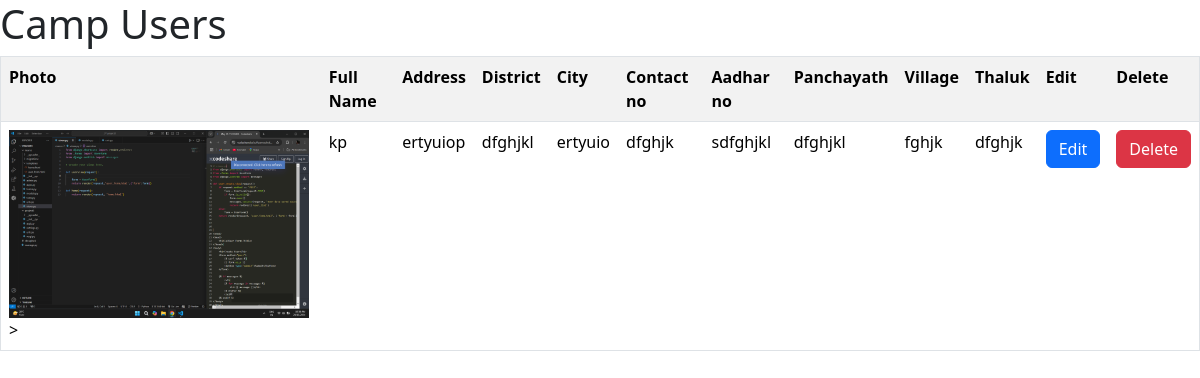
Before: /campusersview with the older database file.
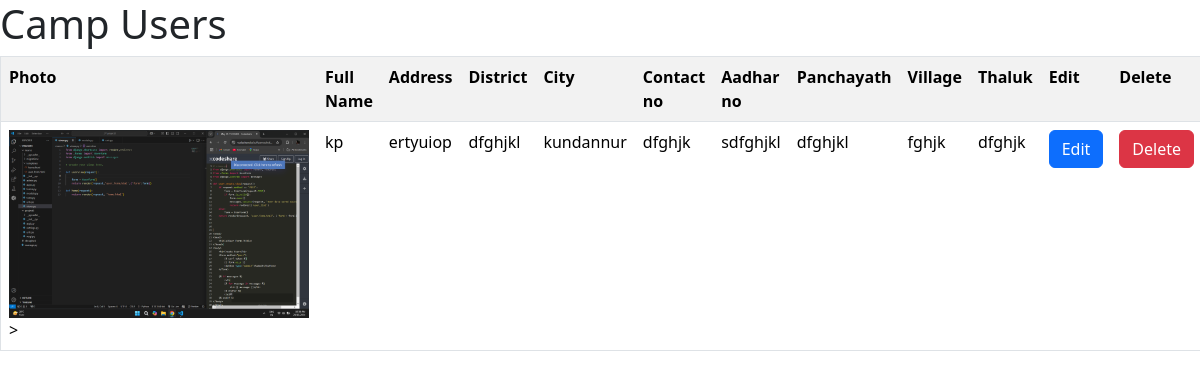
After: the same page with the newer database file.
### app/models.py (models this page shows)
class CampUser(models.Model):
    photo=models.ImageField(upload_to='camp')          # Here camp is the folder name where the images added will be stored
    full_name=models.CharField(max_length=100)
    address=models.CharField(max_length=100)
    district=models.CharField(max_length=100)
    city=models.CharField(max_length=100)
    contact_no=models.CharField(max_length=100)
    aadhar_no=models.CharField(max_length=100)
    panchayath=models.CharField(max_length=100)
    village=models.CharField(max_length=100)
    thaluk=models.CharField(max_length=100)
    current_date=models.DateField(auto_now_add=True)
    camp_id=models.ForeignKey(Login,on_delete=models.CASCADE,null=True,blank=True)

### app/views.py (the view)
# urls.py: path('campusersview',views.CampUsersView,name="CampUsersView"),                 # path of viewing camp user
def CampUsersView(request):
    users=CampUser.objects.all()
    return render(request,'camp_users_table.html',{'users':users})

### app/templates/camp_users_table.html (shortened to what this page needs)
{% load static %}
<!DOCTYPE html>
<html lang="en">
  <head>
    <link
      href="https://cdn.jsdelivr.net/npm/bootstrap@5.3.3/dist/css/bootstrap.min.css"
      rel="stylesheet"
    />
  </head>
  <body>
    <h1>Camp Users</h1>
    <table class="table table-striped" border="1">
      <tr>
        <th>Photo</th>
        <th>Full Name</th>
        <th>Address</th>
        <th>District</th>
        <th>City</th>
        <th>Contact no</th>
        <th>Aadhar no</th>
        <th>Panchayath</th>
        <th>Village</th>
        <th>Thaluk</th>
        <th>Edit</th>
        <th>Delete</th>
      </tr>
      {% for user in users %}
      <tr>
        <td>
          <img src="{{user.photo.url}}" style="width: 300px; height: auto" />
          >
        </td>
        <td>{{user.full_name}}</td>
        <td>{{user.address}}</td>
        <td>{{user.district}}</td>
        <td>{{user.city}}</td>
        <td>{{user.contact_no}}</td>
        <td>{{user.aadhar_no}}</td>
        <td>{{user.panchayath}}</td>
        <td>{{user.village}}</td>
        <td>{{user.thaluk}}</td>
        <td><button class="btn btn-primary"><a href="{% url 'EditCampUser' user.id %}"  style="color: white;text-decoration: none;">Edit</a></button></td>
        <td>
          <button
            class="btn btn-danger"
            data-toggle="modal"
            data-target="#deleteModal"
            data-user-id="{{ user.id }}"
          >
            Delete
          </button>
        </td>
      </tr>
      {% endfor %}
    </table>
  </body>
</html>

Changed rows visible on the page:
changed CampUser "kp": city "ertyuio" → "kundannur"
